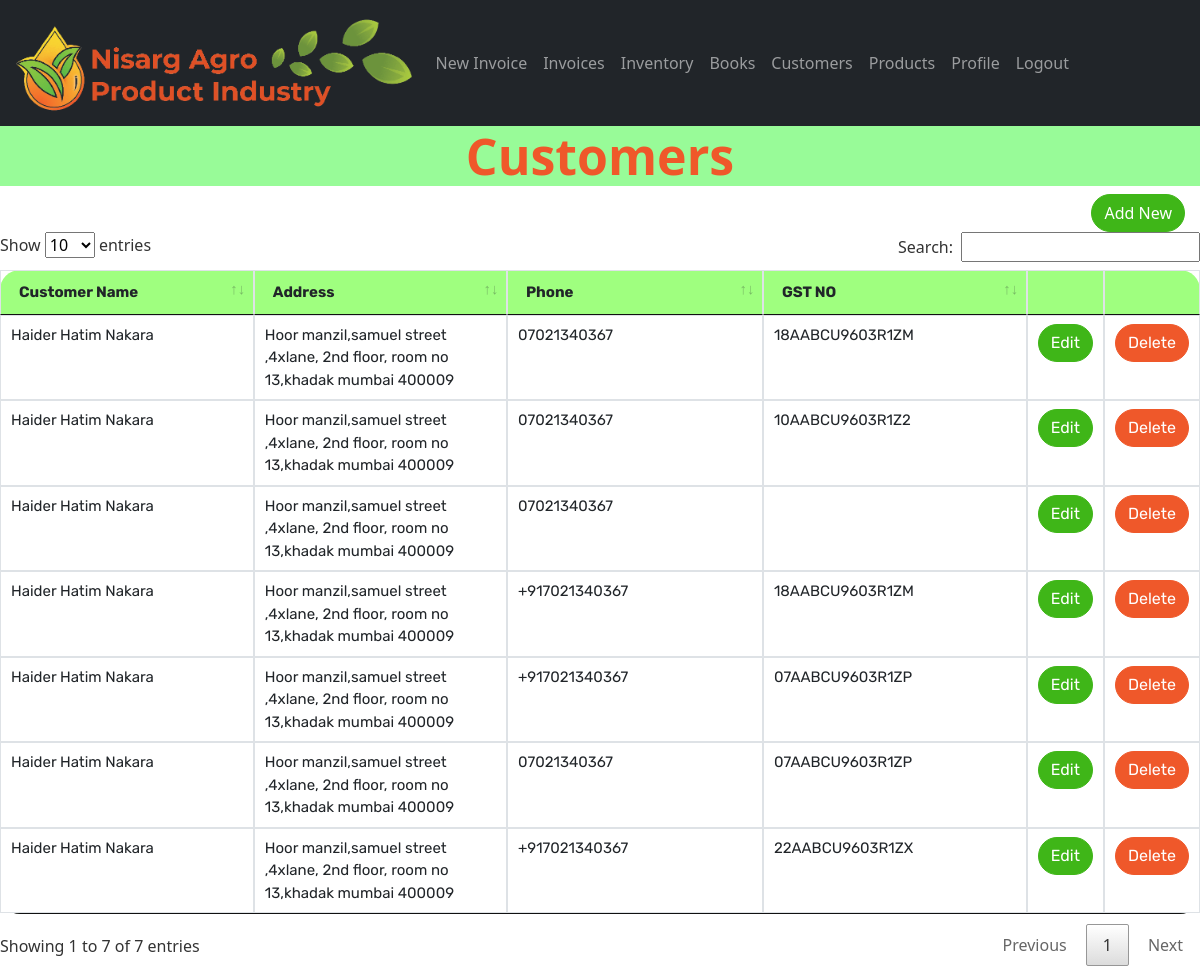
Page /customers (signed in) on the committed database.
### gstbillingapp/models.py (models this page shows, shortened)
class Customer(models.Model):
    user = models.ForeignKey(
        User, null=True, blank=True, on_delete=models.SET_NULL)
    customer_name = models.CharField(max_length=200)
    customer_address = models.TextField(max_length=600, blank=True, null=True)
    customer_phone = models.CharField(max_length=14, blank=True, null=True)
    customer_gst = models.CharField(max_length=15, blank=True, null=True)

### gstbillingapp/views.py (the view)
# urls.py: path('customers', views.customers, name='customers'),
@login_required
def customers(request):
    context = {}
    context['customers'] = Customer.objects.filter(user=request.user)
    return render(request, 'gstbillingapp/customers.html', context)

### gstbillingapp/templates/gstbillingapp/customers.html (shortened to what this page needs)
{% extends "gstbillingapp/base.html" %}
{% load static %}
{% block content %}
<div class="row">
	<div class="col">
		<h2 style="text-align: center; color: #ef582a; background-color: palegreen; font-size: 50px;"><strong>Customers</strong></h2>
	</div>
</div>
<div class="col">
	<a href="{% url 'customer_add' %}" id="add_customer_btn"><button type="button" class="btn btn-primary" style="
border-radius: 20px;
background-color: var(--success);
border-color: #3FB618;
">Add New</button></a>
</div>
<table class="table table-hover table-invoice " style="background: #9fff7f; font-family: Rubik, sans-serif; font-size: 15px; border-radius: 20px;" id="customer-table">
	<thead>
		<tr>
			<th>Customer Name</th>
			<th>Address</th>
			<th>Phone</th>
			<th>GST NO</th>
			<th></th>
			<th></th>
		</tr>
	</thead>
	<tbody class="two-col-form">
		{% for customer in customers %}
		<tr>
			<td>{{customer.customer_name}}</td>
			<td>{{customer.customer_address}}</td>
			<td>{{customer.customer_phone}}</td>
			<td>{{customer.customer_gst}}</td>
			<td><a href="{% url 'customer_edit' customer.id %}"><button type="button"  class="btn btn-dark" style="
				border-color: #3FB618;
				background-color: #3FB618;
				border-radius: 20px;
			">Edit</button></a></td>
			<td><button type="button" class="btn btn-danger" data-toggle="modal" data-target="#customerDeleteModal" data-customer-id="{{customer.id}}" data-customer-name="{{customer.customer_name}}" style="
				border-color: #ef582a;
				background-color: #ef582a;
				border-radius: 20px;
			">Delete</button></td>
		</tr>
		{% endfor %}
	</tbody>
</table>
{% endblock %}

### static/gstbillingapp/main.css (style rules this page uses)
.two-col-form td, .two-col-form th { width: 25%; }
.table-invoice td, .table-invoice th { border: solid #dee2e6 1px; }
.table-invoice td, .table-invoice th { padding: .25rem; }
#add_customer_btn, #add_product_btn { float: right; }

### rows in the picture
Customer: customer_name "Haider Hatim Nakara", customer_address "Hoor manzil,samuel street ,4xlane, 2nd floor, room no 13,khadak mumbai 400009", customer_phone "07021340367", customer_gst "18AABCU9603R1ZM"
Customer: customer_name "Haider Hatim Nakara", customer_address "Hoor manzil,samuel street ,4xlane, 2nd floor, room no 13,khadak mumbai 400009", customer_phone "07021340367", customer_gst "10AABCU9603R1Z2"
Customer: customer_name "Haider Hatim Nakara", customer_address "Hoor manzil,samuel street ,4xlane, 2nd floor, room no 13,khadak mumbai 400009", customer_phone "07021340367"
Customer: customer_name "Haider Hatim Nakara", customer_address "Hoor manzil,samuel street ,4xlane, 2nd floor, room no 13,khadak mumbai 400009", customer_phone "+917021340367", customer_gst "18AABCU9603R1ZM"
Customer: customer_name "Haider Hatim Nakara", customer_address "Hoor manzil,samuel street ,4xlane, 2nd floor, room no 13,khadak mumbai 400009", customer_phone "+917021340367", customer_gst "07AABCU9603R1ZP"
Customer: customer_name "Haider Hatim Nakara", customer_address "Hoor manzil,samuel street ,4xlane, 2nd floor, room no 13,khadak mumbai 400009", customer_phone "07021340367", customer_gst "07AABCU9603R1ZP"
Customer: customer_name "Haider Hatim Nakara", customer_address "Hoor manzil,samuel street ,4xlane, 2nd floor, room no 13,khadak mumbai 400009", customer_phone "+917021340367", customer_gst "22AABCU9603R1ZX"
